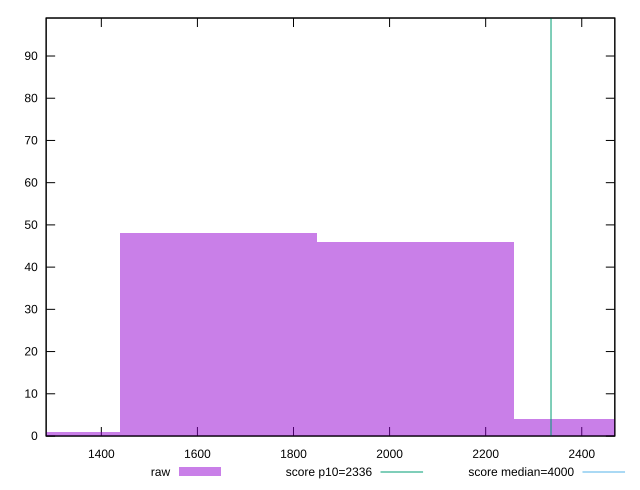

Reproduce this figure in gnuplot.
reset

$raw <<EOF
1643.5604033097225 48
2054.450504137153 46
1232.6703024822918 1
2465.3406049645837 4
EOF

set key outside below
set boxwidth 410.8901008274306
set xrange [1285.1309999999999:2468.8275]
set yrange [0:99]
set trange [0:99]
set style fill transparent solid 0.5 noborder

set parametric
set terminal svg size 640, 490 enhanced background rgb 'white'
set output "reports/report_00027_2021-02-24T12-40-31.850Z/first-contentful-paint/samples/card/raw/histogram.svg"

plot $raw title "raw" with boxes, \
     2336,t title "score p10=2336", \
     4000,t title "score median=4000"

reset
